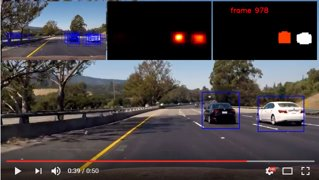
#> input picture P5-Vehicle-Detection-master/images/YouTube-Vehicle_Detection_HOG+SVM.jpg, 319 x 180 px; its folder holds only this picture in this run
$ python -i islab_tools.py   (imports and definitions only)   (Python 2 division)
#> lines starting #> are read from the running program, lines starting #| are printed output that depends on the picture
import os
import cv2
from skimage.feature import hog
import numpy as np

def load_data_from_txt(dataset_dir):
    print("Loading data from txt...")
    data = []
    labels = []
    data_temp = []

    labels_name = os.listdir(dataset_dir)
    for label in labels_name:
        label_path = os.path.join(dataset_dir, label)
        for txt_filename in os.listdir(label_path):
            if os.path.splitext(txt_filename)[1] == '.txt':
                txt_path = os.path.join(label_path, txt_filename)

                # READ ALL DATA FROM TXT
                data_temp.clear()
                with open(txt_path, 'r') as file:
                    for line in file:
                        data_temp.extend(line.splitlines())

                data.append(data_temp)
                labels.append(label)
    return data, labels

def load_images_and_labels(dataset_dir, new_size = [64, 64]):
    print("Loading Image...")
    labels = []
    images = []
    labels_name = os.listdir(dataset_dir)
    for label in labels_name:
        label_path = os.path.join(dataset_dir, label)
        for image_filename in os.listdir(label_path):
            if os.path.splitext(image_filename)[1] != '.csv':
                img = cv2.imread(os.path.join(label_path, image_filename))
                img = cv2.resize(img, (new_size[0], new_size[1]))
                images.append(img)
                labels.append(label)
    images = np.array(images)
    labels = np.array(labels)
    return images, labels

def hog_compute(images):
    print("Compute HOG...")
    image_arr = []
    for image in images:
        img = cv2.imread(image)
        img = cv2.cvtColor(img, cv2.COLOR_BGR2RGB)
        img = cv2.resize(img, (128, 128))
        img = cv2.cvtColor(img, cv2.COLOR_RGB2GRAY)
        _, hog_image = hog(img, orientations=9, pixels_per_cell=(8, 8), cells_per_block=(2, 2), visualise=True)
        image_arr.append(hog_image)
    return image_arr

>>> import cv2
>>> picture = cv2.imread('../P5-Vehicle-Detection-master/images/YouTube-Vehicle_Detection_HOG+SVM.jpg', cv2.IMREAD_GRAYSCALE)
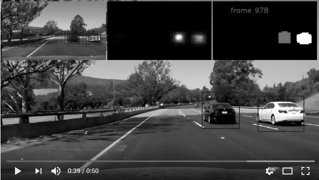
#> picture: shape (180, 319); min 0, max 255, mean 66.7
#> (the run stopped early here; a loop or call above may not have finished)

$ run again, on P5-Vehicle-Detection-master/images/cars_not_cars1.png
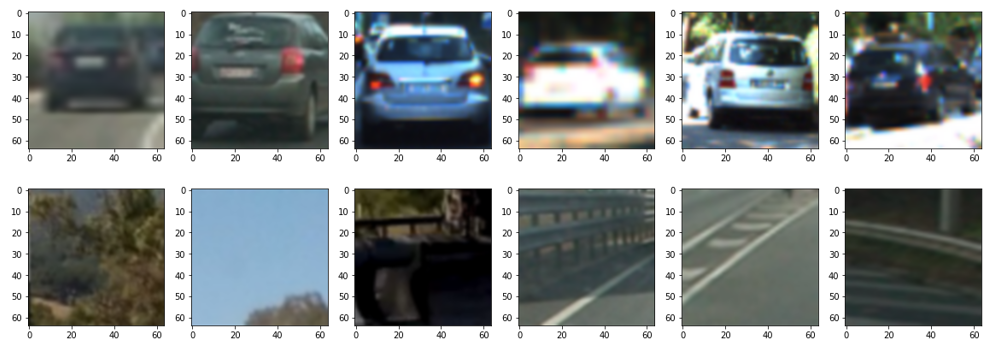
#> input picture P5-Vehicle-Detection-master/images/cars_not_cars1.png, 998 x 348 px
#> `picture = cv2.imread('../P5-Vehicle-Detection-master/images/YouTube-Ve..`:
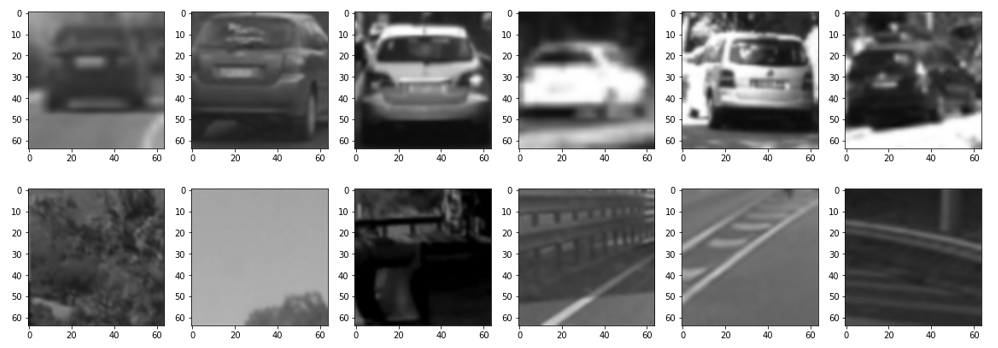
#> picture: shape (348, 998); min 0, max 255, mean 144.2

$ run again, on P5-Vehicle-Detection-master/images/detection_1.png
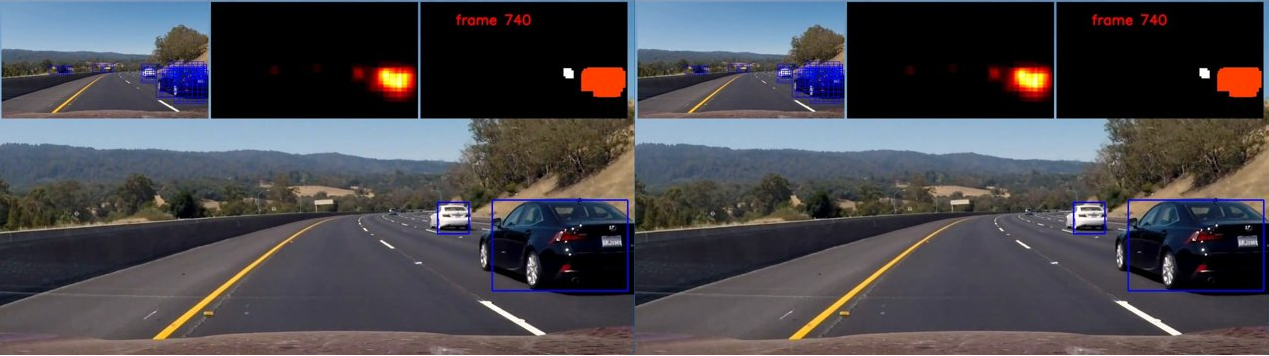
#> input picture P5-Vehicle-Detection-master/images/detection_1.png, 1269 x 356 px
#> `picture = cv2.imread('../P5-Vehicle-Detection-master/images/YouTube-Ve..`:
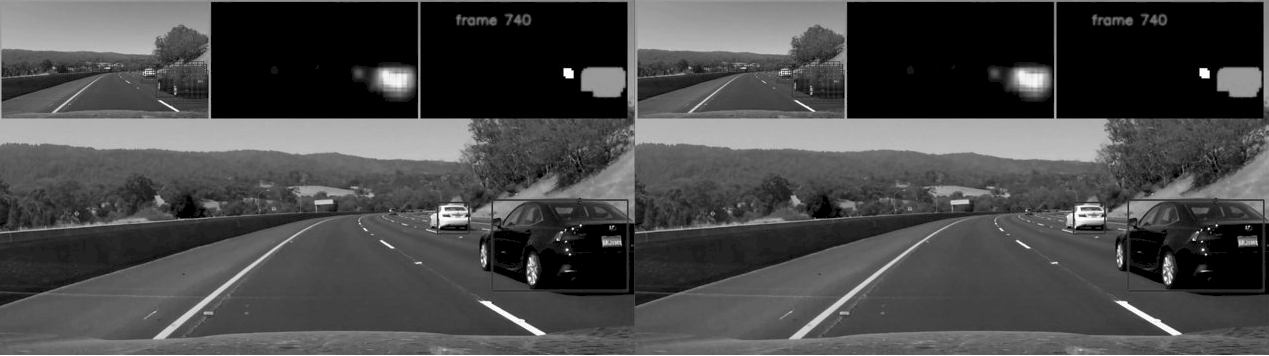
#> picture: shape (356, 1269); min 0, max 255, mean 73.5
